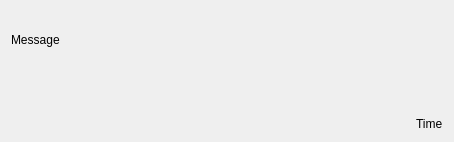
<?xml version="1.0" encoding="UTF-8"?>
<ui version="4.0">
 <class>ChatItemWidget</class>
 <widget class="QWidget" name="ChatItemWidget">
  <property name="geometry">
   <rect>
    <x>0</x>
    <y>0</y>
    <width>454</width>
    <height>142</height>
   </rect>
  </property>
  <property name="windowTitle">
   <string>Form</string>
  </property>
  <layout class="QVBoxLayout" name="verticalLayout">
   <item>
    <widget class="QLabel" name="lblMessage">
     <property name="text">
      <string>Message</string>
     </property>
    </widget>
   </item>
   <item alignment="Qt::AlignRight|Qt::AlignBottom">
    <widget class="QLabel" name="lblTime">
     <property name="text">
      <string>Time</string>
     </property>
    </widget>
   </item>
  </layout>
 </widget>
 <resources/>
 <connections/>
</ui>
